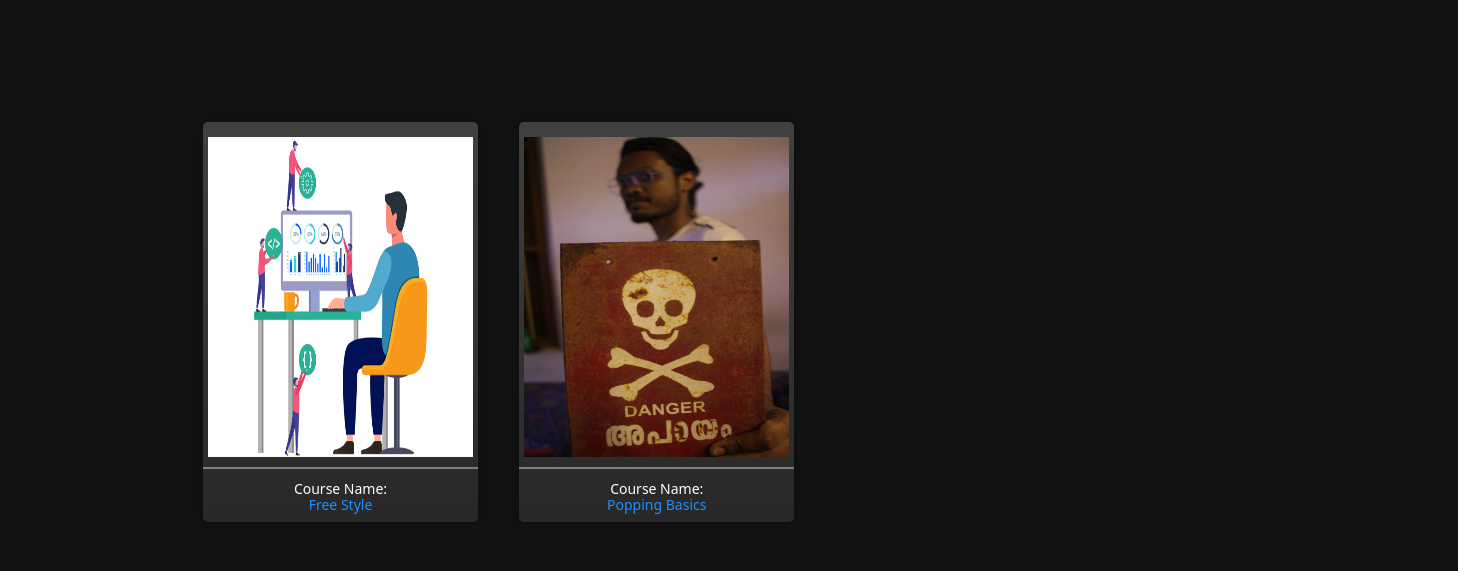
The app's page /student/courses/, older data.
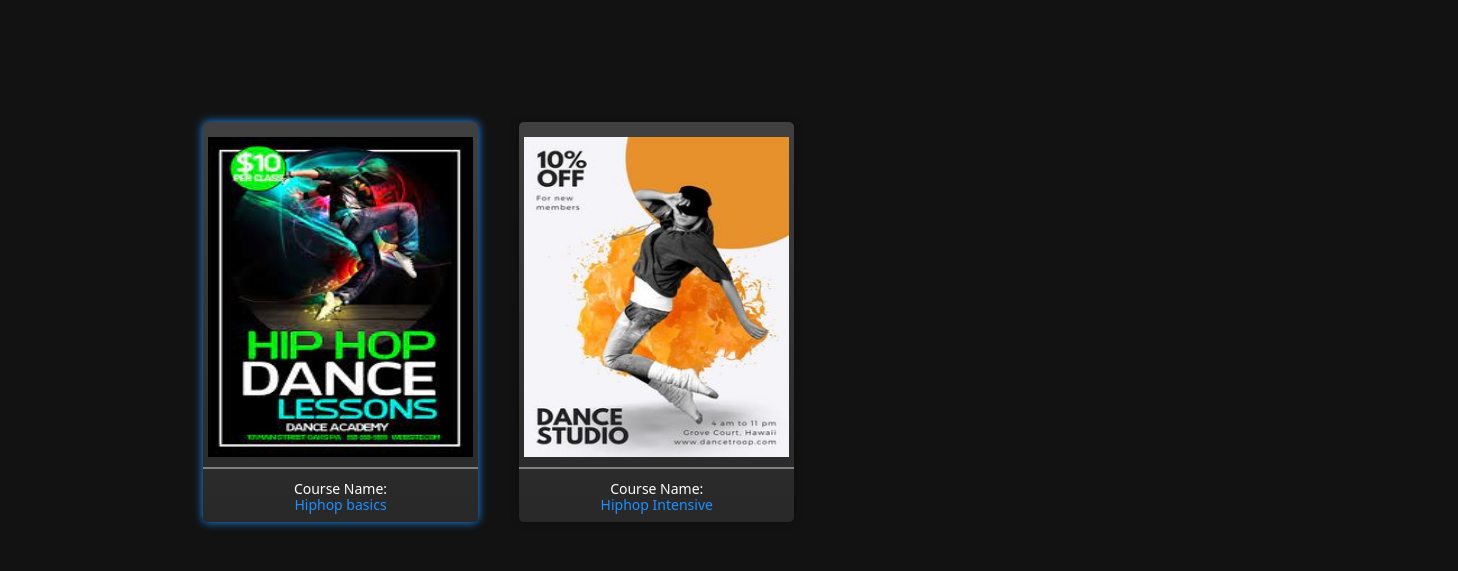
The same page, newer data.
### Administrator/models.py (models this page shows, shortened)
class DanceCourses(models.Model):
    course_dancecategory=models.ForeignKey(DanceCategory,on_delete=models.SET_NULL,null=True,verbose_name="Dance Category:")
    course_tutor=models.ForeignKey(Tutor,on_delete=models.SET_NULL,null=True,verbose_name="Tutor:")
    course_name=models.CharField("Name:",max_length=20,null=False)
    course_photo=models.ImageField(upload_to="CoursePhoto",null=False)
    course_description=models.TextField("Description")
    course_level=models.ForeignKey(DanceLevel,on_delete=models.SET_NULL,verbose_name="Level",null=True)
    course_subs=models.ForeignKey(SubscriptionType,on_delete=models.CASCADE,verbose_name="Subscription type",null=True)
    slug= models.SlugField(blank=True)
    is_premium=models.BooleanField(default=False)

### Student/views.py (the view)
# urls.py: path('courses/',views.ViewCourses,name="viewcourse"),
def ViewCourses(request):
    courses=DanceCourses.objects.all()
    context={"courses":courses}
    return render(request,"Student/ViewCourses.html",context)

### Administrator/models.py (called while the page is built)
    def __str__(self):
        return f"{self.tutor_name}-{self.tutor_designation}"

### MasterEntry/models.py (called while the page is built)
    def __str__(self):
        return self.dancecategory_name

    def __str__(self):
        return self.designation_name

    def __str__(self):
        return self.dancelevel_name

### Student/templates/Student/ViewCourses.html (shortened to what this page needs)
{% extends 'base.html' %}
    {% block content %}
    <div class="row posters">
        {% for data in courses%}
        <div class="col-sm-3">
            <button type="button" class="cardclass" id="cardclass" data-toggle="modal" data-target="#my{{forloop.counter}}modal" >
         {%if data.is_premium%}
            <div class="cardposter" style="box-shadow: 0 0 10px 0  #1e90ff;">
            <a class="cards" href="{%url 'Student:viewvideo' data.slug%}">
                <img src="{{data.course_photo.url}}" />
        <div class="pclass">
        <p>Course Name:<p><h1>{{data.course_name}}</h1>
        </div>
        </button>
        </div>
        {%else%}
         <div class="cardposter">
            <a class="cards" href="{%url 'Student:viewvideo' data.slug%}">
                <img src="{{data.course_photo.url}}" />
        <div class="pclass">
        <p>Course Name:<p><h1>{{data.course_name}}</h1>
        </div>
        </button>
        </div>
        {%endif%}
        {%endfor%}
        </div>
        </div>
    {% endblock content %}

### templates/base.html (shortened to what this page needs)
<html>
  <head>
    <link rel="stylesheet" href="https://maxcdn.bootstrapcdn.com/bootstrap/3.4.1/css/bootstrap.min.css">
    <link
      rel="stylesheet"
      href="https://cdnjs.cloudflare.com/ajax/libs/font-awesome/4.7.0/css/font-awesome.min.css"
      />
      <link rel="stylesheet" href="//maxcdn.bootstrapcdn.com/font-awesome/4.3.0/css/font-awesome.min.css">
    </head>
  <body>
    <div class="container" >
        {% block content %} {% endblock %}
  </body>
</html>

### templates/base.html (style rules this page uses)
.pclass h1 { font-size: 14px; color: dodgerblue; margin-top: -7px; }
body { font-family: 'Segoe UI', Tahoma, Geneva, Verdana, sans-serif; background: #121212; }
.posters { margin-top: 44px; }
.cardclass { background: none; border: none; }
.container { margin-top: 57px; width: 1265px; max-width: 1265px; margin-left: 183px; }
.posters .col-sm-3 { padding:0 !important; }
.cardposter { height: 400px; width: 275px; padding:5px 0px; margin: 20px 14px; border-radius: 5px; box-shadow: 0 0 10px 0 #00000054; background: bottom; background-image: linear-gradient(#404040,#282828); }
.cardposter img { width: 100%; height: 85%; display: block; margin: 10px auto; border-bottom: 2px solid gray; padding: 0px 5px 10px 5px; }
.cardposter p { font-weight: 500; text-align: center; margin: 5px auto; color: #fff; }
.cardposter a { text-decoration: none; }

Row changes from the older to the newer data that the page shows:
removed DanceCourses: course_photo (picture), course_name "Free Style"
removed DanceCourses: course_photo (picture), course_name "Popping Basics"
added DanceCourses: course_photo (picture), course_name "Hiphop basics"
added DanceCourses: course_photo (picture), course_name "Hiphop Intensive"
